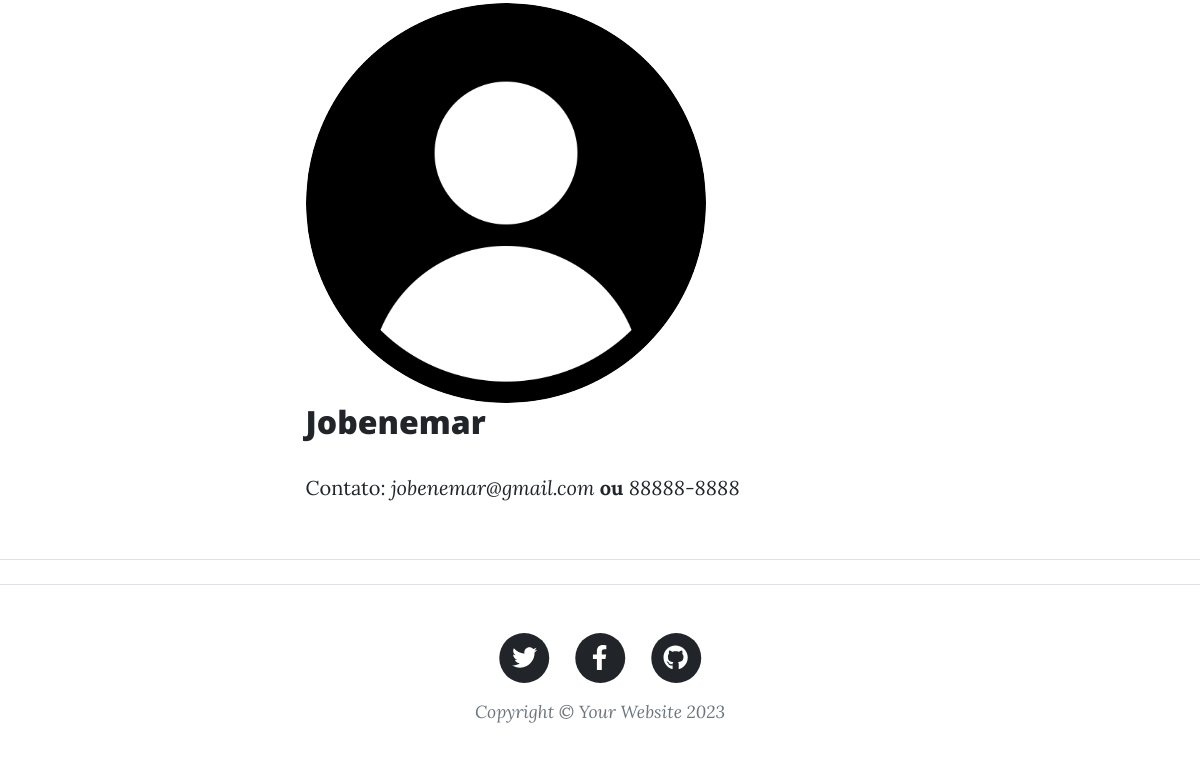
Page /about/ (lower part) on the earlier database version.
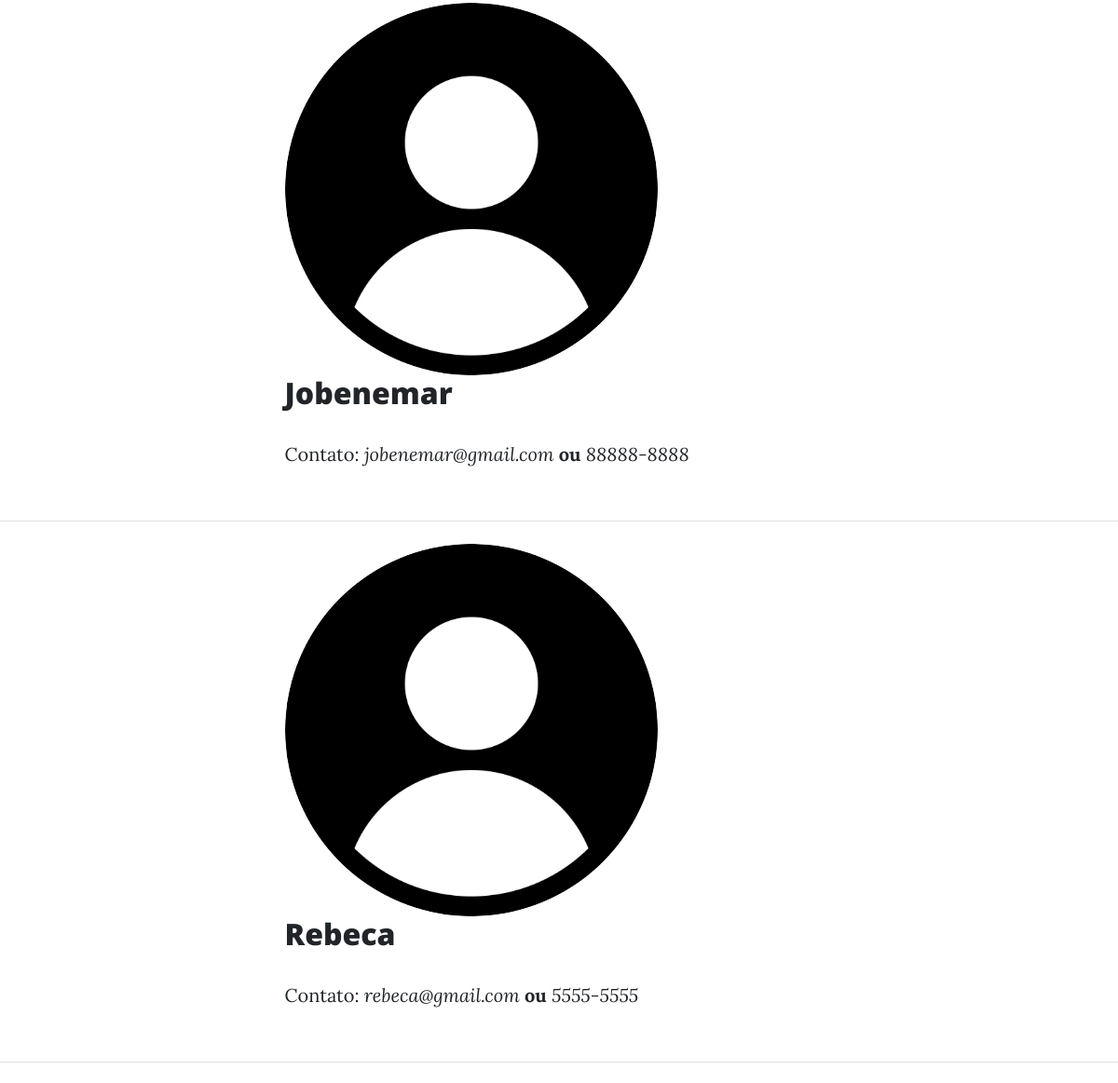
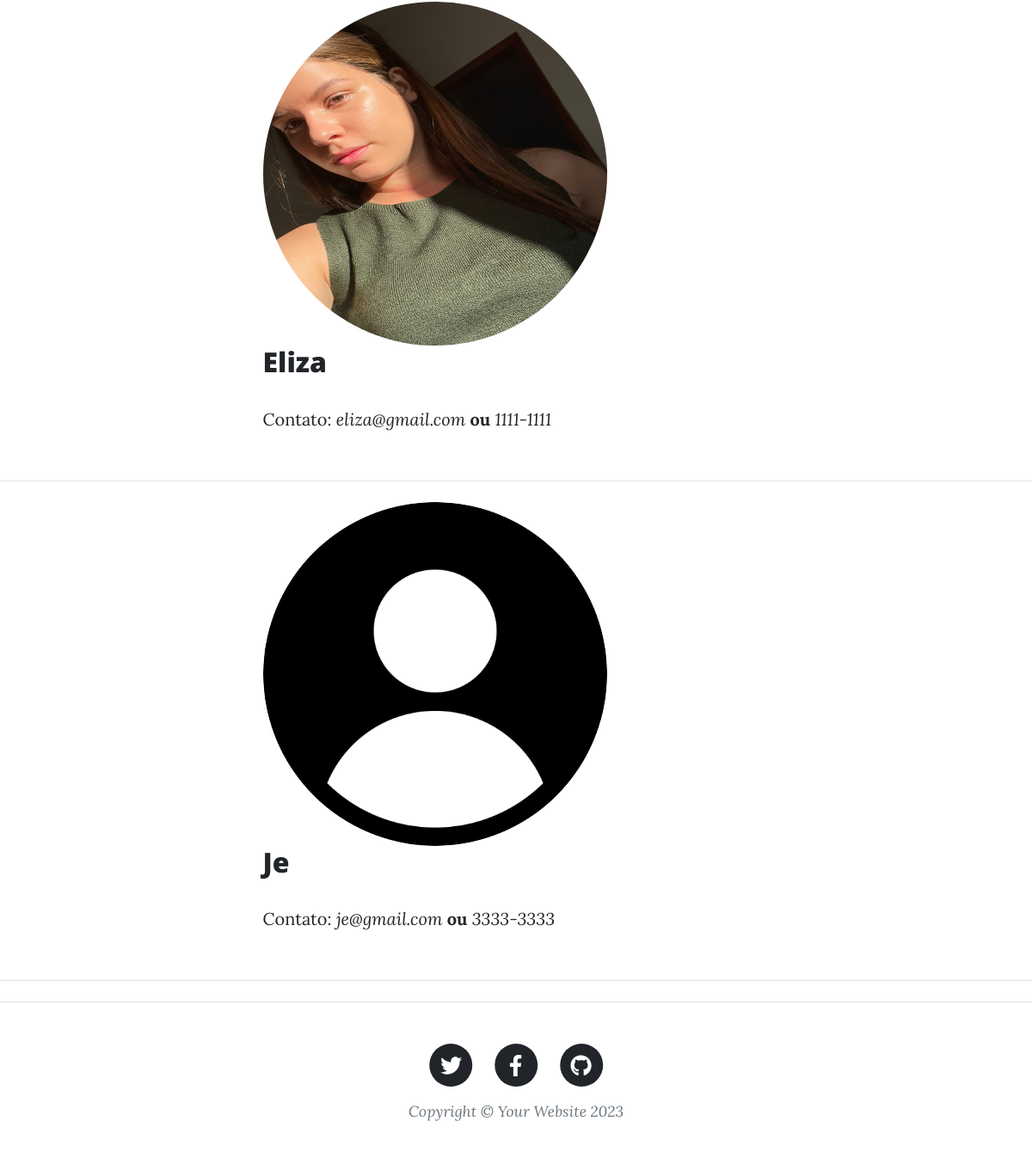
Same page on the later database version (2 pictures, top to bottom).
### blog/models.py (models this page shows, shortened)
class User(models.Model):
    nome = models.CharField(max_length=255)
    email = models.EmailField()
    telefone = models.CharField(max_length=255)
    foto = models.FileField(upload_to="image_users/", null=True, blank=True, default="image_users/default.png")

### blog/views.py (the view)
# urls.py: path('about/', about_user),
def about_user(request):
    objs = User.objects.all()
    context = {
        "users": objs
    }
    return render(request, "about.html", context=context)

### blog/templates/about.html (shortened to what this page needs)
{% extends 'base.html' %}
        {% block content %}
        <main class="mb-4">
            {% for i in users %}
            <div class="container px-4 px-lg-5">
                <div class="row gx-4 gx-lg-5 justify-content-center">
                    <div class="col-md-10 col-lg-8 col-xl-7">
                        <img src="{{ i.foto.url }}" alt="user_photo" width="400px" height="400px" id="foto">
                        <h2 class="post-title">{{ i.nome }}</h2>
                        <p>Contato: <i>{{ i.email }}</i> <strong>ou</strong> <i>{{ i.telefone }}</i></p>
                    </div>
                </div>
            </div>
            <hr class="my-4" />
            {% endfor %}
        </main>
        {% endblock %}

### blog/templates/base.html (shortened to what this page needs)
{% load static %}
<!DOCTYPE html>
<html lang="en">
    <head>
        <link  rel="stylesheet" href="{% static 'css/styles.css' %}" />
    </head>
    <body>
        {% block content %}
        {% endblock %}
        <footer class="border-top">
            <div class="container px-4 px-lg-5">
                <div class="row gx-4 gx-lg-5 justify-content-center">
                    <div class="col-md-10 col-lg-8 col-xl-7">
                        <ul class="list-inline text-center">
                            <li class="list-inline-item">
                                <a href="#!">
                                    <span class="fa-stack fa-lg">
                                        <i class="fas fa-circle fa-stack-2x"></i>
                                        <i class="fab fa-twitter fa-stack-1x fa-inverse"></i>
                                    </span>
                                </a>
                            </li>
                            <li class="list-inline-item">
                                <a href="#!">
                                    <span class="fa-stack fa-lg">
                                        <i class="fas fa-circle fa-stack-2x"></i>
                                        <i class="fab fa-facebook-f fa-stack-1x fa-inverse"></i>
                                    </span>
                                </a>
                            </li>
                            <li class="list-inline-item">
                                <a href="#!">
                                    <span class="fa-stack fa-lg">
                                        <i class="fas fa-circle fa-stack-2x"></i>
                                        <i class="fab fa-github fa-stack-1x fa-inverse"></i>
                                    </span>
                                </a>
                            </li>
                        </ul>
                        <div class="small text-center text-muted fst-italic">Copyright &copy; Your Website 2023</div>
                    </div>
                </div>
            </div>
        </footer>
    </body>
</html>

### blog/templates/base.html (style rules this page uses)
#foto { border-radius: 100%; }

Differences in the rows shown:
added User: foto (placeholder picture), nome "Rebeca", email "rebeca@gmail.com", telefone "5555-5555"
added User: foto (picture), nome "Eliza", email "eliza@gmail.com", telefone "1111-1111"
added User: foto (placeholder picture), nome "Je", email "je@gmail.com", telefone "3333-3333"
